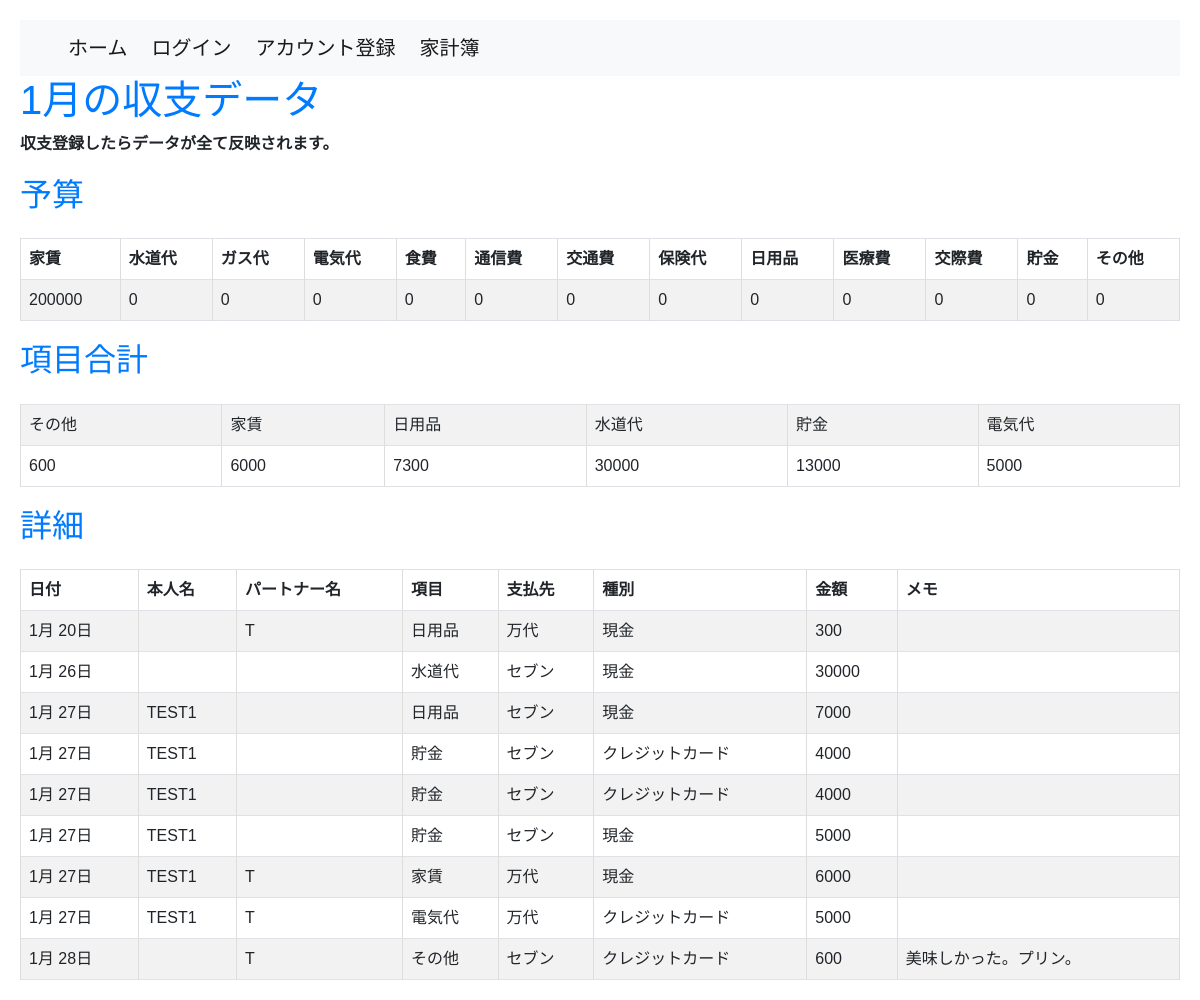
Screenshot of /household_budget/monthly_data/2024-1/ with the database file from the repository.
### household_budget/models.py (models this page shows, shortened)
class Budget(models.Model):
    user = models.ForeignKey(settings.AUTH_USER_MODEL, on_delete=models.CASCADE)
    event_date = models.DateField(default=datetime.date.today)
    rent_budget = models.IntegerField(default=0)
    water_supply_budget = models.IntegerField(default=0)
    gas_budget = models.IntegerField(default=0)
    electricity_budget = models.IntegerField(default=0)
    food_expenses_budget = models.IntegerField(default=0)
    communication_expenses_budget = models.IntegerField(default=0)
    transportation_expenses_budget = models.IntegerField(default=0)
    insurance_fee_budget = models.IntegerField(default=0)
    daily_necessities_budget = models.IntegerField(default=0)
    medical_bills_budget = models.IntegerField(default=0)
    entertainment_expenses_budget = models.IntegerField(default=0)
    saving_budget = models.IntegerField(default=0)
    add_item_budget = models.IntegerField(default=0)
    class Meta:
        db_table = 'Budget'

class Transaction(models.Model):
    user = models.ForeignKey(settings.AUTH_USER_MODEL, on_delete=models.CASCADE)
    event_date = models.DateField()
    name_1 = models.CharField(max_length=20, default='', null=True)
    name_2 = models.CharField(max_length=20, default='', null=True)
    category = models.ForeignKey(Category, on_delete=models.CASCADE)
    payment_type = models.ForeignKey(PaymentType, on_delete=models.CASCADE)
    vendor_name = models.ForeignKey(Vendor, on_delete=models.CASCADE, related_name='vendor_transactions')
    amount = models.IntegerField(default=0)
    memo = models.TextField(null=True)
    class Meta:
        db_table = 'transaction'
        ordering = ['event_date']

class Category(models.Model):
    category_name = models.CharField(max_length=50)
    class Meta:
        db_table = 'category'

class Vendor(models.Model):
    user = models.ForeignKey(settings.AUTH_USER_MODEL, on_delete=models.CASCADE)
    vendor_name = models.CharField(max_length=50)
    class Meta:
        db_table = 'vendor'

class PaymentType(models.Model):
    payment_type = models.CharField(max_length=20)
    class Meta:
        db_table = 'pament_type'

### household_budget/views.py (the view)
# urls.py: path('monthly_data/<int:year>-<int:month>/', M_DataView.as_view(), name='monthly_data'),
class M_DataView(TemplateView):
    template_name = 'm_data.html'  # 作成するHTMLテンプレートの名前に変更してください
    def get_context_data(self, **kwargs):
        context = super().get_context_data(**kwargs)
        year = self.kwargs.get('year')
        month = self.kwargs.get('month')
        monthly_summary = Transaction.objects.filter(event_date__year=year, event_date__month=month)\
            .values('category__category_name')\
            .annotate(total_amount=Sum('amount'))
        if not monthly_summary:
            context['no_data_message'] = 'データが未入力です'
            return context
        monthly_details = Transaction.objects.filter(event_date__year=year, event_date__month=month)
        latest_budget = Budget.objects.filter(event_date__year=year, event_date__month=month).order_by('-event_date').first()
        context['year'] = year
        context['month'] = month
        context['monthly_summary'] = monthly_summary
        context['monthly_details'] = monthly_details
        context['latest_budget'] = latest_budget
        return context

### household_budget/templates/m_data.html (shortened to what this page needs)
{% extends 'base.html' %}
{% block content %}
<!DOCTYPE html>
<html lang="en">
<head>
</head>
<body>
    <h1>{{ month }}月の収支データ</h1>
    <p><b>収支登録したらデータが全て反映されます。</b></p>
    <h2>予算</h2>
    <table class="table table-striped table-bordered mt-4">
        <thead class="thead-dark">
            <tr>
                <th>家賃</th>
                <th>水道代</th>
                <th>ガス代</th>
                <th>電気代</th>
                <th>食費</th>
                <th>通信費</th>
                <th>交通費</th>
                <th>保険代</th>
                <th>日用品</th>
                <th>医療費</th>
                <th>交際費</th>
                <th>貯金</th>
                <th>その他</th>
            </tr>
        </thead>
        <tbody>
            <tr>
                <td>{{ latest_budget.rent_budget }}</td>
                <td>{{ latest_budget.water_supply_budget }}</td>
                <td>{{ latest_budget.gas_budget }}</td>
                <td>{{ latest_budget.electricity_budget }}</td>
                <td>{{ latest_budget.food_expenses_budget }}</td>
                <td>{{ latest_budget.communication_expenses_budget }}</td>
                <td>{{ latest_budget.transportation_expenses_budget }}</td>
                <td>{{ latest_budget.insurance_fee_budget }}</td>
                <td>{{ latest_budget.daily_necessities_budget }}</td>
                <td>{{ latest_budget.medical_bills_budget }}</td>
                <td>{{ latest_budget.entertainment_expenses_budget }}</td>
                <td>{{ latest_budget.saving_budget }}</td>
                <td>{{ latest_budget.add_item_budget }}</td>
            </tr>
        </tbody>
    </table>
    <h2>項目合計</h2>
    <table class="table table-striped table-bordered mt-4">
        <tbody>
          {% if monthly_summary %}
            <tr>
                {% for entry in monthly_summary %}
                    <td>{{ entry.category__category_name }}</td>
                {% endfor %}
            </tr>
            <tr>
                {% for entry in monthly_summary %}
                    <td>{{ entry.total_amount|default:"0" }}</td>
                {% endfor %}
            </tr>
          {% else %}
            <tr>
              <td colspan="2">データが未入力です。</td>
            </tr>
          {% endif %}
        </tbody>
    </table>
    <h2>詳細</h2>
    <table class="table table-striped table-bordered mt-4">
        <thead class="thead-dark">
            <tr>
                <th>日付</th>
                <th>本人名</th>
                <th>パートナー名</th>
                <th>項目</th>
                <th>支払先</th>
                <th>種別</th>
                <th>金額</th>
                <th>メモ</th>
            </tr>
        </thead>
        <tbody>
            {% for detail in monthly_details %}
                <tr>
                    <td>{{ detail.event_date|date:"n月 j日" }}</td>
                    <td>{{ detail.name_1 }}</td>
                    <td>{{ detail.name_2 }}</td>
                    <td>{{ detail.category.category_name }}</td>
                    <td>{{ detail.vendor_name.vendor_name }}</td>
                    <td>{{ detail.payment_type.payment_type }}</td>
                    <td>{{ detail.amount }}</td>
                    <td>{{ detail.memo }}</td>
                </tr>
            {% endfor %}
        </tbody>
    </table>
</body>
</html>
{% endblock %}

### household_budget/templates/m_data.html (style rules this page uses)
body { font-family: Arial, sans-serif; margin: 20px; }
h1 { color: #007bff; }
h2 { margin-top: 20px; color: #007bff; }
table { width: 100%; border-collapse: collapse; margin-top: 10px; }
th, td { border: 2px solid #ddd; padding: 8px; text-align: left; }

### rows the page displays
Budget: rent_budget "200000", water_supply_budget "0", gas_budget "0", electricity_budget "0", food_expenses_budget "0", communication_expenses_budget "0", transportation_expenses_budget "0", insurance_fee_budget "0", daily_necessities_budget "0", medical_bills_budget "0", entertainment_expenses_budget "0", saving_budget "0", add_item_budget "0"
Transaction: event_date "1月 20日", name_2 "T", category.category_name "日用品", vendor_name.vendor_name "万代", payment_type.payment_type "現金", amount "300"
Transaction: event_date "1月 26日", category.category_name "水道代", vendor_name.vendor_name "セブン", payment_type.payment_type "現金", amount "30000"
Transaction: event_date "1月 27日", name_1 "TEST1", category.category_name "日用品", vendor_name.vendor_name "セブン", payment_type.payment_type "現金", amount "7000"
Transaction: event_date "1月 27日", name_1 "TEST1", category.category_name "貯金", vendor_name.vendor_name "セブン", payment_type.payment_type "クレジットカード", amount "4000"
Transaction: event_date "1月 27日", name_1 "TEST1", category.category_name "貯金", vendor_name.vendor_name "セブン", payment_type.payment_type "クレジットカード", amount "4000"
Transaction: event_date "1月 27日", name_1 "TEST1", category.category_name "貯金", vendor_name.vendor_name "セブン", payment_type.payment_type "現金", amount "5000"
Transaction: event_date "1月 27日", name_1 "TEST1", name_2 "T", category.category_name "家賃", vendor_name.vendor_name "万代", payment_type.payment_type "現金", amount "6000"
Transaction: event_date "1月 27日", name_1 "TEST1", name_2 "T", category.category_name "電気代", vendor_name.vendor_name "万代", payment_type.payment_type "クレジットカード", amount "5000"
Transaction: event_date "1月 28日", name_2 "T", category.category_name "その他", vendor_name.vendor_name "セブン", payment_type.payment_type "クレジットカード", amount "600", memo "美味しかった。プリン。"

### other values shown
{{ month }} "1"
{{ entry.category__category_name }} "その他" "家賃" "日用品" "水道代" "貯金" "電気代"
{{ entry.total_amount|default:"0" }} "600" "6000" "7300" "30000" "13000" "5000"
